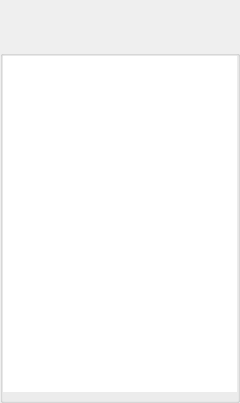
<?xml version="1.0" encoding="UTF-8"?>
<ui version="4.0">
 <class>ConnectionOptionsDlg</class>
 <widget class="QDialog" name="ConnectionOptionsDlg">
  <property name="windowModality">
   <enum>Qt::ApplicationModal</enum>
  </property>
  <property name="geometry">
   <rect>
    <x>0</x>
    <y>0</y>
    <width>240</width>
    <height>403</height>
   </rect>
  </property>
  <property name="windowTitle">
   <string>Menu</string>
  </property>
  <property name="windowOpacity">
   <double>1.000000000000000</double>
  </property>
  <property name="toolTip">
   <string/>
  </property>
  <layout class="QVBoxLayout" name="verticalLayout">
   <property name="spacing">
    <number>0</number>
   </property>
   <property name="leftMargin">
    <number>0</number>
   </property>
   <property name="topMargin">
    <number>0</number>
   </property>
   <property name="rightMargin">
    <number>0</number>
   </property>
   <property name="bottomMargin">
    <number>0</number>
   </property>
   <item>
    <widget class="TitleBarWidget" name="m_TitleBarWidget" native="true">
     <property name="sizePolicy">
      <sizepolicy hsizetype="Preferred" vsizetype="Preferred">
       <horstretch>0</horstretch>
       <verstretch>0</verstretch>
      </sizepolicy>
     </property>
     <property name="minimumSize">
      <size>
       <width>0</width>
       <height>50</height>
      </size>
     </property>
     <property name="maximumSize">
      <size>
       <width>16777215</width>
       <height>103</height>
      </size>
     </property>
    </widget>
   </item>
   <item>
    <widget class="QGroupBox" name="popupMenuItemsBox">
     <property name="minimumSize">
      <size>
       <width>0</width>
       <height>0</height>
      </size>
     </property>
     <property name="title">
      <string/>
     </property>
     <layout class="QGridLayout" name="gridLayout">
      <property name="leftMargin">
       <number>0</number>
      </property>
      <property name="topMargin">
       <number>0</number>
      </property>
      <property name="rightMargin">
       <number>0</number>
      </property>
      <property name="bottomMargin">
       <number>8</number>
      </property>
      <property name="spacing">
       <number>0</number>
      </property>
      <item row="0" column="0">
       <widget class="QListWidget" name="menuItemList">
        <property name="frameShape">
         <enum>QFrame::NoFrame</enum>
        </property>
        <property name="frameShadow">
         <enum>QFrame::Plain</enum>
        </property>
        <property name="lineWidth">
         <number>0</number>
        </property>
        <property name="iconSize">
         <size>
          <width>32</width>
          <height>32</height>
         </size>
        </property>
        <property name="verticalScrollMode">
         <enum>QAbstractItemView::ScrollPerPixel</enum>
        </property>
        <property name="resizeMode">
         <enum>QListView::Adjust</enum>
        </property>
        <property name="uniformItemSizes">
         <bool>true</bool>
        </property>
       </widget>
      </item>
     </layout>
    </widget>
   </item>
   <item>
    <widget class="BottomBarWidget" name="m_BottomBarWidget" native="true">
     <property name="sizePolicy">
      <sizepolicy hsizetype="Expanding" vsizetype="Minimum">
       <horstretch>0</horstretch>
       <verstretch>0</verstretch>
      </sizepolicy>
     </property>
     <property name="minimumSize">
      <size>
       <width>30</width>
       <height>0</height>
      </size>
     </property>
     <property name="autoFillBackground">
      <bool>true</bool>
     </property>
    </widget>
   </item>
  </layout>
 </widget>
 <customwidgets>
  <customwidget>
   <class>TitleBarWidget</class>
   <extends>QWidget</extends>
   <header>TitleBarWidget.h</header>
   <container>1</container>
  </customwidget>
  <customwidget>
   <class>BottomBarWidget</class>
   <extends>QWidget</extends>
   <header location="global">BottomBarWidget.h</header>
   <container>1</container>
  </customwidget>
 </customwidgets>
 <resources/>
 <connections/>
</ui>
